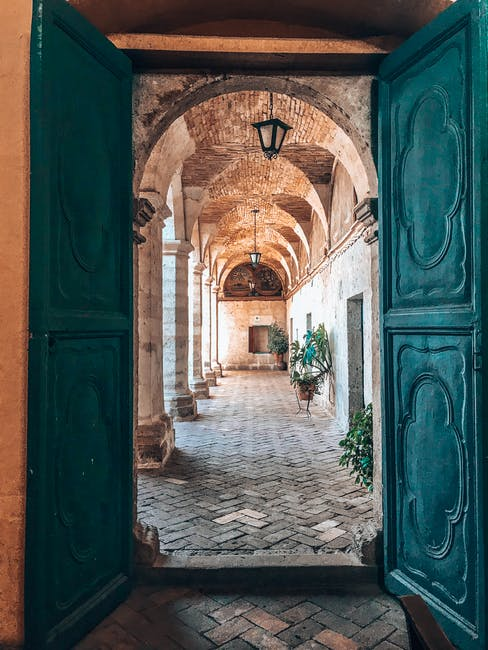
%> input picture week1/door.jpeg, 488 x 650 px
$ octave canny_sharpen.m   (GNU Octave 9; MATLAB toolbox functions it lacks are replaced by stand-ins)
%> lines starting %> are read from the running program, lines starting %| are printed output that depends on the picture
clear;clc;
O=imread('door.jpeg');
%> O is the input picture: size 650x488x3 uint8; mean R, G, B 81.9, 88.8, 84.8
GR = rgb2gray(O);
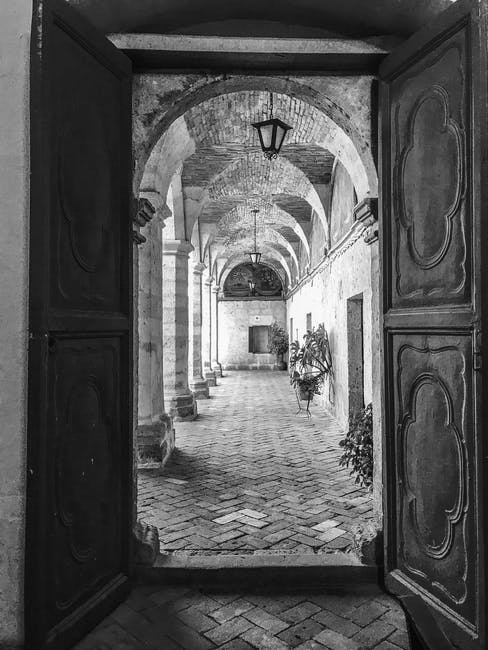
%> GR: size 650x488 uint8; min 0, max 255, mean 86.3

% canny edge detection
canny = edge(GR,"canny");
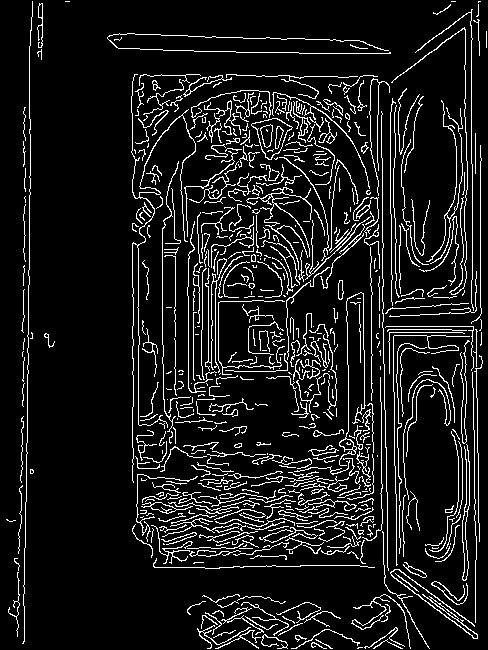
%> canny: size 650x488 logical; 10% white in thin lines or dots

figure,
imshow(canny),title('prewitt edge detection');
